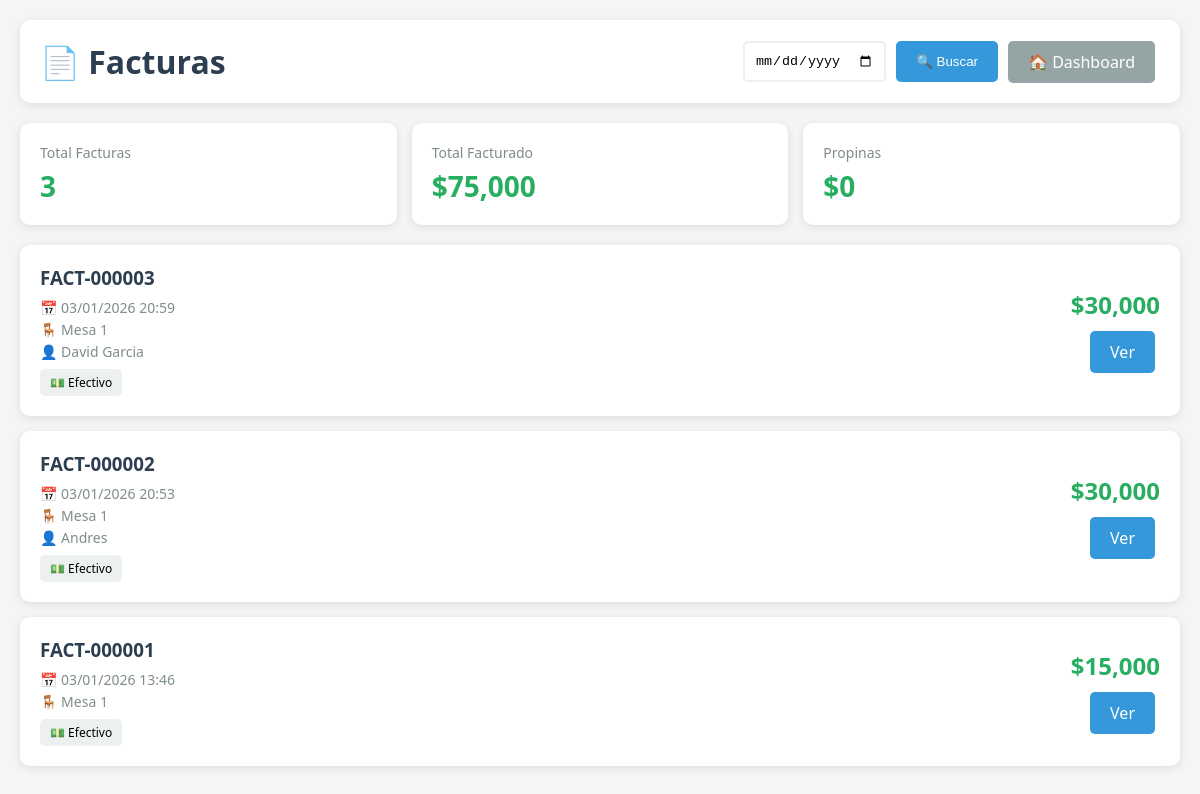
The app's page /facturas (signed in), older data.
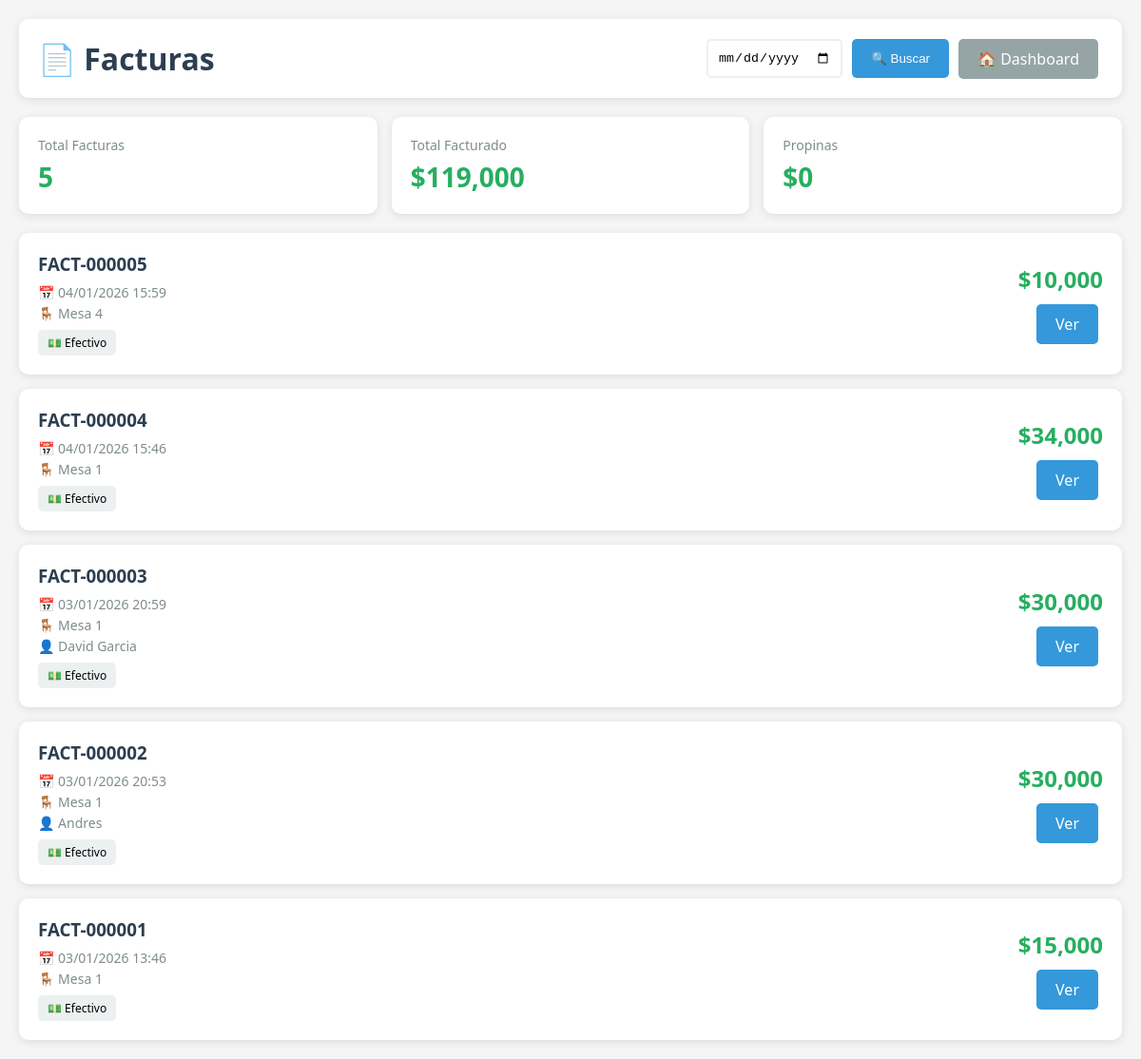
The same page, newer data.
### app.py (models this page shows)
class Factura(db.Model):
    id = db.Column(db.Integer, primary_key=True)
    numero_consecutivo = db.Column(db.String(50), unique=True, nullable=False)
    sesion_id = db.Column(db.Integer, db.ForeignKey('sesion.id'), nullable=False)
    fecha_emision = db.Column(db.DateTime, default=datetime.now)
    subtotal = db.Column(db.Float, default=0)
    iva = db.Column(db.Float, default=0)
    propina = db.Column(db.Float, default=0)
    total = db.Column(db.Float, default=0)
    metodo_pago = db.Column(db.String(50), default='efectivo')
    desglose_pago = db.Column(db.Text)
    cliente_nombre = db.Column(db.String(200))
    cliente_documento = db.Column(db.String(50))
    notas = db.Column(db.Text)
    estado_pago = db.Column(db.String(20), default='pagada')  # pagada, pendiente, vencida
    fecha_vencimiento = db.Column(db.Date, nullable=True)  # Cuándo debe pagar el cliente
    fecha_pago_real = db.Column(db.DateTime, nullable=True)  # Cuándo pagó realmente
    saldo_pendiente = db.Column(db.Float, default=0)  # Si pagó parcialmente
    sesion = db.relationship('Sesion', backref='facturas')

class Mesa(db.Model):
    id = db.Column(db.Integer, primary_key=True)
    numero = db.Column(db.Integer, nullable=False, unique=True)
    capacidad = db.Column(db.Integer, default=4)
    activa = db.Column(db.Boolean, default=True)

### app.py (the view)
@app.route("/facturas")
@login_required
def lista_facturas():
    fecha_param = request.args.get('fecha')
    if fecha_param:
        try:
            fecha_obj = datetime.strptime(fecha_param, '%Y-%m-%d').date()
            facturas = Factura.query.filter(
                db.func.date(Factura.fecha_emision) == fecha_obj
            ).order_by(Factura.fecha_emision.desc()).all()
        except ValueError:
            flash('Fecha inválida', 'error')
            facturas = Factura.query.order_by(Factura.fecha_emision.desc()).limit(50).all()
    else:
        facturas = Factura.query.order_by(Factura.fecha_emision.desc()).limit(50).all()
    return render_template("lista_facturas.html", facturas=facturas)

### app.py (called while the page is built)
@login_manager.user_loader
def load_user(user_id):
    return Usuario.query.get(int(user_id))

### templates/lista_facturas.html (shortened to what this page needs)
<!DOCTYPE html>
<html lang="es">
<head>
</head>
<body>
    <div class="container">
        <div class="header">
            <h1>📄 Facturas</h1>
            <div class="filtros">
                <form method="GET" style="display: flex; gap: 10px;">
                    <input type="date" name="fecha" value="{{ request.args.get('fecha', '') }}">
                    <button type="submit">🔍 Buscar</button>
                </form>
                <a href="{{ url_for('dashboard') }}" class="btn btn-secondary">🏠 Dashboard</a>
            </div>
        </div>
        {% if facturas %}
        <div class="stats">
            <div class="stat-card">
                <div class="label">Total Facturas</div>
                <div class="value">{{ facturas|length }}</div>
            </div>
            <div class="stat-card">
                <div class="label">Total Facturado</div>
                <div class="value">${{ '{:,.0f}'.format(facturas|sum(attribute='total')) }}</div>
            </div>
            <div class="stat-card">
                <div class="label">Propinas</div>
                <div class="value">${{ '{:,.0f}'.format(facturas|sum(attribute='propina')) }}</div>
            </div>
        </div>
        <div class="facturas-grid">
            {% for factura in facturas %}
            <div class="factura-card">
                <div class="factura-info">
                    <h3>{{ factura.numero_consecutivo }}</h3>
                    <p>📅 {{ factura.fecha_emision.strftime('%d/%m/%Y %H:%M') }}</p>
                    <p>🪑 Mesa {{ factura.sesion.mesa.numero }}</p>
                    {% if factura.cliente_nombre %}
                    <p>👤 {{ factura.cliente_nombre }}</p>
                    {% endif %}
                    <span class="factura-metodo">
                        {% if factura.metodo_pago == 'efectivo' %}💵 Efectivo
                        {% elif factura.metodo_pago == 'tarjeta' %}💳 Tarjeta
                        {% elif factura.metodo_pago == 'transferencia' %}📱 Transferencia
                        {% elif factura.metodo_pago == 'mixto' %}🔀 Mixto
                        {% endif %}
                    </span>
                </div>
                <div style="text-align: right;">
                    <div class="factura-total">${{ '{:,.0f}'.format(factura.total) }}</div>
                    <div style="margin-top: 10px;">
                        <a href="{{ url_for('ver_factura', factura_id=factura.id) }}" class="btn btn-primary">Ver</a>
                    </div>
                </div>
            </div>
            {% endfor %}
        </div>
        {% else %}
        <div class="empty-state">
            <h2>📭 No hay facturas</h2>
            <p>No se encontraron facturas para la fecha seleccionada</p>
        </div>
        {% endif %}
    </div>
</body>
</html>

Row changes from the older to the newer data that the page shows:
added Factura: numero_consecutivo "FACT-000005", fecha_emision "04/01/2026 15:59", sesion.mesa.numero "4", metodo_pago "💵 Efectivo", total "10,000"
added Factura: numero_consecutivo "FACT-000004", fecha_emision "04/01/2026 15:46", sesion.mesa.numero "1", metodo_pago "💵 Efectivo", total "34,000"
Text that changed along with them:
{{ facturas|length }}: "3" → "5"
{{ '{:,.0f}'.format(facturas|sum(attribute='total')) }}: "75,000" → "119,000"
